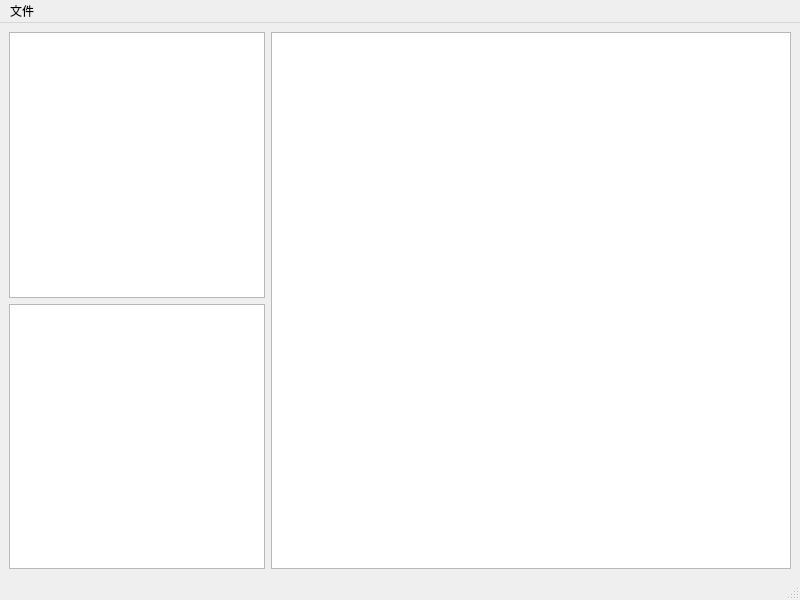
<?xml version="1.0" encoding="UTF-8"?>
<ui version="4.0">
 <class>MainWindow</class>
 <widget class="QMainWindow" name="MainWindow">
  <property name="geometry">
   <rect>
    <x>0</x>
    <y>0</y>
    <width>800</width>
    <height>600</height>
   </rect>
  </property>
  <property name="windowTitle">
   <string>MainWindow</string>
  </property>
  <property name="windowIcon">
   <iconset resource="../assets/assets.qrc">
    <normaloff>:/logo.jpg</normaloff>:/logo.jpg</iconset>
  </property>
  <widget class="QWidget" name="centralwidget">
   <layout class="QGridLayout" name="gridLayout" columnstretch="0,1" columnminimumwidth="250,0">
    <item row="1" column="0">
     <widget class="QTreeView" name="treeView"/>
    </item>
    <item row="1" column="1" rowspan="2">
     <widget class="QGraphicsView" name="graphicsView"/>
    </item>
    <item row="2" column="0">
     <widget class="QTableView" name="tableView"/>
    </item>
   </layout>
  </widget>
  <widget class="QMenuBar" name="menubar">
   <property name="geometry">
    <rect>
     <x>0</x>
     <y>0</y>
     <width>800</width>
     <height>33</height>
    </rect>
   </property>
   <widget class="QMenu" name="menu">
    <property name="title">
     <string>文件</string>
    </property>
    <addaction name="action_open_folder"/>
   </widget>
   <addaction name="menu"/>
  </widget>
  <widget class="QStatusBar" name="statusbar"/>
  <action name="action_open_folder">
   <property name="text">
    <string>打开文件夹</string>
   </property>
  </action>
 </widget>
 <resources>
  <include location="../assets/assets.qrc"/>
 </resources>
 <connections/>
</ui>
